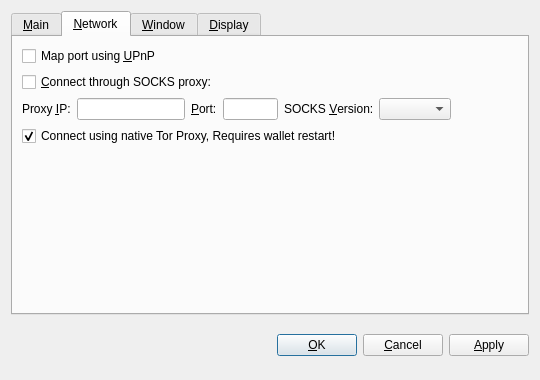
<?xml version="1.0" encoding="UTF-8"?>
<ui version="4.0">
 <class>OptionsDialog</class>
 <widget class="QDialog" name="OptionsDialog">
  <property name="geometry">
   <rect>
    <x>0</x>
    <y>0</y>
    <width>540</width>
    <height>380</height>
   </rect>
  </property>
  <property name="windowTitle">
   <string>Options</string>
  </property>
  <property name="styleSheet">
   <string notr="true">QSpinBox, QSpinBox#reserveBalance  {
        border-radius: 2px;
        border-width: 0;
        border-style: none;
        padding: 4px;
        background-color: #111;
        color: white;
}

QDialog {
        color: white;
        background-color: #333333;
        border: none;
}

QMainWindow {
        color: white;
        background-color: #333333;
        border: none;
}

QMenu {
        background-color: #333333;
        color: white;
}

QMenu::item:selected {
        background-color: #AEC6CF;
        color: white;
}

QMenu::item:hover {
        background-color: #33ffff;
        color: white;
}

QProgressBar {
        background-color: #333333;
        border-radius: 6px;
        text-align: center;
        color: white;
}

QProgressBar::chunk {
        background: QLinearGradient(x1: 0, y1: 0, x2: 1, y2: 0, stop: 0 #330000, stop: 1 #AEC6CF);
        border-radius: 6px; margin: 0px;
}

QScrollArea {
        border-radius: 6px;
        border-width: 0;
        border-style: none;
        padding: 8px;
        background-color: #000000;
        color: white;
}

QFormLayout {
        border-radius: 6px;
        border-width: 0;
        border-style: none;
        padding: 8px;
        background-color: #000000;
        color: white;
}

QCheckBox {
        border-radius: 4px;
        border-width: 0;
        border-style: none;
        padding: 8px;
        background-color: #000000;
        color: white;
}

QVBoxLayout {
        border-radius: 6px;
        border-width: 0;
        border-style: none;
        padding: 8px;
        background-color: #000000;
        color: white;
}

QFrame#central {
        background-color: #333333;
        border: none
}

QFrame#SendCoinsEntry {
        background-color: #333333;
        border: none;
        min-width: 10em;
        padding: 6px;
}

QFrame#frame, QFrame#frame_2, QFrame#frame_3 {
        background-color: #000000;
        border-style: plain;
        border-width: 20px;
        border-radius: 15px;
        border-color: #000000;
        min-width: 10em;
        padding: 6px;
}

QLabel {
        background-color: transparent;
        color: white;
        font-weight: normal
}

QLabel[openExternalLinks=true], QHeaderView {
        color: #aaaaaa
}

QLabel[openExternalLinks=false] {
        color: white;
        font-weight: normal
}

QPushButton, QToolButton {
        border: 4px solid #000000;
        border-radius: 7px;
        background-color: #000000;
        color: white;
        padding: 6px;
        margin: 6px;
}

QPushButton:checked, QToolButton:checked {
        color: #AEC6CF;
}

QPushButton:pressed, QToolButton:pressed {
        border-color: #AEC6CF;
        color: #AEC6CF;
}

QPushButton:disabled, QToolButton:disabled {
        color: #444;
        background-color: #222222;
}

scrollAreaWidgetContents QToolButton {
        border-radius: 8px;
        border-width: 0px;
}

scrollAreaWidgetContents {
        background: #222222
}

scrollAreaWidgetContents &gt; QFrame {
        background-color: #222222;
        border-width: 0px;
        border-style: none;
}

QToolBar {
        background: #333333;
        border: 0px solid black;
        padding: 3px;
}

QToolBar::handle {
        image: url(handle.png);
}

QMenuBar {
        background: #333333;
}

QMenuBar::item {
        background: #333333;
        color: white;
}

QStatusBar {
        background: #333333;
}

QLineEdit {
        border-radius: 6px;
        border-width: 1px;
        border-color: #222222;
        padding: 8px;
        background-color: #000000;
        color: white;
}

QLineEdit:disabled {
        border-radius: 6px;
        border-width: 1px;
        border-color: #222222;
        padding: 8px;
        background-color: #262626;
        color: white;
}

QComboBox {
        border-radius: 8px;
        border-width: 0;
        border-style: none;
        padding: 4px;
        background-color: #000000;
        color: white;
}

payAmount {
        border-radius: 8px;
        border-width: 0;
        border-style: none;
        padding: 4px;
        background-color: #000000;
        color: white;
}

QComboBox::drop-down {
        border-width: 0;
        border-style: none;
        background-color: #000000;
        color: white;
}

QTableView {
        background: #000000;
        color: white;
        border-style: none;
        selection-background-color: #aaaaaa;
        alternate-background-color: #222222;
        selection-color: #000000;
        border: 0px solid black;
}

QHeaderView {
        color: #aaaaaa;
        background-color: #000000;
        background-image: none;
}

QHeaderView::section {
        color: #aaaaaa;
        background-color: #222222;
}

QHeaderView::section:checked {
        background-color: #000000;
}

QTabWidget {
        background: #333333;
}

QTabWidget::pane {
        border-top: 1px solid #000000;
        border: 2px solid #000000;
        border-bottom-left-radius: 8px;
        border-bottom-right-radius: 8px;
        border-top-right-radius: 8px;
        background: #333333;
}

QTabWidget::tab-bar {
        left: 5px;
}

</string>
  </property>
  <property name="modal">
   <bool>true</bool>
  </property>
  <layout class="QVBoxLayout" name="verticalLayout">
   <item>
    <widget class="QTabWidget" name="tabWidget">
     <property name="tabPosition">
      <enum>QTabWidget::North</enum>
     </property>
     <property name="currentIndex">
      <number>1</number>
     </property>
     <widget class="QWidget" name="tabMain">
      <attribute name="title">
       <string>&amp;Main</string>
      </attribute>
      <layout class="QVBoxLayout" name="verticalLayout_Main">
       <item>
        <widget class="QLabel" name="transactionFeeInfoLabel">
         <property name="text">
          <string>Optional transaction fee per kB that helps make sure your transactions are processed quickly. Most transactions are 1 kB. Fee 0.01 recommended.</string>
         </property>
         <property name="textFormat">
          <enum>Qt::PlainText</enum>
         </property>
         <property name="wordWrap">
          <bool>true</bool>
         </property>
        </widget>
       </item>
       <item>
        <layout class="QHBoxLayout" name="horizontalLayoutFee">
         <item>
          <widget class="QLabel" name="transactionFeeLabel">
           <property name="text">
            <string>Pay transaction &amp;fee</string>
           </property>
           <property name="textFormat">
            <enum>Qt::PlainText</enum>
           </property>
           <property name="buddy">
            <cstring>transactionFee</cstring>
           </property>
          </widget>
         </item>
         <item>
          <widget class="BitcoinAmountField" name="transactionFee"/>
         </item>
         <item>
          <spacer name="horizontalSpacerFee">
           <property name="orientation">
            <enum>Qt::Horizontal</enum>
           </property>
           <property name="sizeHint" stdset="0">
            <size>
             <width>40</width>
             <height>20</height>
            </size>
           </property>
          </spacer>
         </item>
        </layout>
       </item>
       <item>
        <widget class="QLabel" name="reserveBalanceInfoLabel">
         <property name="text">
          <string>Reserved amount does not participate in staking and is therefore spendable at any time.</string>
         </property>
         <property name="textFormat">
          <enum>Qt::PlainText</enum>
         </property>
         <property name="wordWrap">
          <bool>true</bool>
         </property>
        </widget>
       </item>
       <item>
        <layout class="QHBoxLayout" name="horizontalLayoutReserveBalance">
         <item>
          <widget class="QLabel" name="reserveBalanceLabel">
           <property name="text">
            <string>Reserve</string>
           </property>
           <property name="textFormat">
            <enum>Qt::PlainText</enum>
           </property>
           <property name="buddy">
            <cstring>reserveBalance</cstring>
           </property>
          </widget>
         </item>
         <item>
          <widget class="BitcoinAmountField" name="reserveBalance"/>
         </item>
         <item>
          <spacer name="horizontalSpacerReserveBalance">
           <property name="orientation">
            <enum>Qt::Horizontal</enum>
           </property>
           <property name="sizeHint" stdset="0">
            <size>
             <width>40</width>
             <height>20</height>
            </size>
           </property>
          </spacer>
         </item>
        </layout>
       </item>
       <item>
        <widget class="QCheckBox" name="bitcoinAtStartup">
         <property name="toolTip">
          <string>Automatically start DXPCoin after logging in to the system.</string>
         </property>
         <property name="text">
          <string>&amp;Start DXPCoin on system login</string>
         </property>
        </widget>
       </item>
       <item>
        <widget class="QCheckBox" name="detachDatabases">
         <property name="toolTip">
          <string>Detach block and address databases at shutdown. This means they can be moved to another data directory, but it slows down shutdown. The wallet is always detached.</string>
         </property>
         <property name="text">
          <string>&amp;Detach databases at shutdown</string>
         </property>
        </widget>
       </item>
       <item>
        <spacer name="verticalSpacer_Main">
         <property name="orientation">
          <enum>Qt::Vertical</enum>
         </property>
         <property name="sizeHint" stdset="0">
          <size>
           <width>20</width>
           <height>40</height>
          </size>
         </property>
        </spacer>
       </item>
      </layout>
     </widget>
     <widget class="QWidget" name="tabNetwork">
      <attribute name="title">
       <string>&amp;Network</string>
      </attribute>
      <layout class="QVBoxLayout" name="verticalLayout_Network">
       <item>
        <widget class="QCheckBox" name="mapPortUpnp">
         <property name="toolTip">
          <string>Automatically open the DXPCoin client port on the router. This only works when your router supports UPnP and it is enabled.</string>
         </property>
         <property name="text">
          <string>Map port using &amp;UPnP</string>
         </property>
        </widget>
       </item>
       <item>
        <widget class="QCheckBox" name="connectSocks">
         <property name="toolTip">
          <string>Connect to the DXPCoin network through a SOCKS proxy (e.g. when connecting through Tor).</string>
         </property>
         <property name="text">
          <string>&amp;Connect through SOCKS proxy:</string>
         </property>
        </widget>
       </item>
       <item>
        <layout class="QHBoxLayout" name="horizontalLayout_Network">
         <item>
          <widget class="QLabel" name="proxyIpLabel">
           <property name="text">
            <string>Proxy &amp;IP:</string>
           </property>
           <property name="textFormat">
            <enum>Qt::PlainText</enum>
           </property>
           <property name="buddy">
            <cstring>proxyIp</cstring>
           </property>
          </widget>
         </item>
         <item>
          <widget class="QValidatedLineEdit" name="proxyIp">
           <property name="maximumSize">
            <size>
             <width>140</width>
             <height>16777215</height>
            </size>
           </property>
           <property name="toolTip">
            <string>IP address of the proxy (e.g. 127.0.0.1)</string>
           </property>
          </widget>
         </item>
         <item>
          <widget class="QLabel" name="proxyPortLabel">
           <property name="text">
            <string>&amp;Port:</string>
           </property>
           <property name="textFormat">
            <enum>Qt::PlainText</enum>
           </property>
           <property name="buddy">
            <cstring>proxyPort</cstring>
           </property>
          </widget>
         </item>
         <item>
          <widget class="QLineEdit" name="proxyPort">
           <property name="maximumSize">
            <size>
             <width>55</width>
             <height>16777215</height>
            </size>
           </property>
           <property name="toolTip">
            <string>Port of the proxy (e.g. 9050)</string>
           </property>
          </widget>
         </item>
         <item>
          <widget class="QLabel" name="socksVersionLabel">
           <property name="text">
            <string>SOCKS &amp;Version:</string>
           </property>
           <property name="textFormat">
            <enum>Qt::PlainText</enum>
           </property>
           <property name="buddy">
            <cstring>socksVersion</cstring>
           </property>
          </widget>
         </item>
         <item>
          <widget class="QValueComboBox" name="socksVersion">
           <property name="toolTip">
            <string>SOCKS version of the proxy (e.g. 5)</string>
           </property>
          </widget>
         </item>
         <item>
          <spacer name="horizontalSpacer_Network">
           <property name="orientation">
            <enum>Qt::Horizontal</enum>
           </property>
           <property name="sizeHint" stdset="0">
            <size>
             <width>40</width>
             <height>20</height>
            </size>
           </property>
          </spacer>
         </item>
        </layout>
       </item>
       <item>
        <widget class="QCheckBox" name="connectTorProxy">
         <property name="text">
          <string>Connect using native Tor Proxy, Requires wallet restart!</string>
         </property>
         <property name="checked">
          <bool>true</bool>
         </property>
        </widget>
       </item>
       <item>
        <spacer name="verticalSpacer_Network">
         <property name="orientation">
          <enum>Qt::Vertical</enum>
         </property>
         <property name="sizeHint" stdset="0">
          <size>
           <width>20</width>
           <height>40</height>
          </size>
         </property>
        </spacer>
       </item>
      </layout>
     </widget>
     <widget class="QWidget" name="tabWindow">
      <attribute name="title">
       <string>&amp;Window</string>
      </attribute>
      <layout class="QVBoxLayout" name="verticalLayout_Window">
       <item>
        <widget class="QCheckBox" name="minimizeToTray">
         <property name="toolTip">
          <string>Show only a tray icon after minimizing the window.</string>
         </property>
         <property name="text">
          <string>&amp;Minimize to the tray instead of the taskbar</string>
         </property>
        </widget>
       </item>
       <item>
        <widget class="QCheckBox" name="minimizeOnClose">
         <property name="toolTip">
          <string>Minimize instead of exit the application when the window is closed. When this option is enabled, the application will be closed only after selecting Quit in the menu.</string>
         </property>
         <property name="text">
          <string>M&amp;inimize on close</string>
         </property>
        </widget>
       </item>
       <item>
        <spacer name="verticalSpacer_Window">
         <property name="orientation">
          <enum>Qt::Vertical</enum>
         </property>
         <property name="sizeHint" stdset="0">
          <size>
           <width>20</width>
           <height>40</height>
          </size>
         </property>
        </spacer>
       </item>
      </layout>
     </widget>
     <widget class="QWidget" name="tabDisplay">
      <attribute name="title">
       <string>&amp;Display</string>
      </attribute>
      <layout class="QVBoxLayout" name="verticalLayout_Display">
       <item>
        <layout class="QHBoxLayout" name="horizontalLayout_1_Display">
         <item>
          <widget class="QLabel" name="langLabel">
           <property name="text">
            <string>User Interface &amp;language:</string>
           </property>
           <property name="textFormat">
            <enum>Qt::PlainText</enum>
           </property>
           <property name="buddy">
            <cstring>lang</cstring>
           </property>
          </widget>
         </item>
         <item>
          <widget class="QValueComboBox" name="lang">
           <property name="toolTip">
            <string>The user interface language can be set here. This setting will take effect after restarting DXPCoin.</string>
           </property>
          </widget>
         </item>
        </layout>
       </item>
       <item>
        <layout class="QHBoxLayout" name="horizontalLayout_2_Display">
         <item>
          <widget class="QLabel" name="unitLabel">
           <property name="text">
            <string>&amp;Unit to show amounts in:</string>
           </property>
           <property name="textFormat">
            <enum>Qt::PlainText</enum>
           </property>
           <property name="buddy">
            <cstring>unit</cstring>
           </property>
          </widget>
         </item>
         <item>
          <widget class="QValueComboBox" name="unit">
           <property name="toolTip">
            <string>Choose the default subdivision unit to show in the interface and when sending coins.</string>
           </property>
          </widget>
         </item>
        </layout>
       </item>
       <item>
        <widget class="QCheckBox" name="displayAddresses">
         <property name="toolTip">
          <string>Whether to show DXPCoin addresses in the transaction list or not.</string>
         </property>
         <property name="text">
          <string>&amp;Display addresses in transaction list</string>
         </property>
        </widget>
       </item>
       <item>
        <widget class="QCheckBox" name="coinControlFeatures">
         <property name="toolTip">
          <string>Whether to show coin control features or not.</string>
         </property>
         <property name="text">
          <string>Display coin &amp;control features</string>
         </property>
        </widget>
       </item>
       <item>
        <spacer name="verticalSpacer_Display">
         <property name="orientation">
          <enum>Qt::Vertical</enum>
         </property>
         <property name="sizeHint" stdset="0">
          <size>
           <width>20</width>
           <height>40</height>
          </size>
         </property>
        </spacer>
       </item>
      </layout>
     </widget>
    </widget>
   </item>
   <item>
    <layout class="QHBoxLayout" name="horizontalLayout_Buttons">
     <item>
      <spacer name="horizontalSpacer_1">
       <property name="orientation">
        <enum>Qt::Horizontal</enum>
       </property>
       <property name="sizeHint" stdset="0">
        <size>
         <width>40</width>
         <height>48</height>
        </size>
       </property>
      </spacer>
     </item>
     <item>
      <widget class="QLabel" name="statusLabel">
       <property name="font">
        <font>
         <weight>50</weight>
         <bold>false</bold>
        </font>
       </property>
       <property name="text">
        <string/>
       </property>
       <property name="textFormat">
        <enum>Qt::PlainText</enum>
       </property>
       <property name="wordWrap">
        <bool>true</bool>
       </property>
      </widget>
     </item>
     <item>
      <spacer name="horizontalSpacer_2">
       <property name="orientation">
        <enum>Qt::Horizontal</enum>
       </property>
       <property name="sizeHint" stdset="0">
        <size>
         <width>40</width>
         <height>48</height>
        </size>
       </property>
      </spacer>
     </item>
     <item>
      <widget class="QPushButton" name="okButton">
       <property name="text">
        <string>&amp;OK</string>
       </property>
      </widget>
     </item>
     <item>
      <widget class="QPushButton" name="cancelButton">
       <property name="text">
        <string>&amp;Cancel</string>
       </property>
       <property name="autoDefault">
        <bool>false</bool>
       </property>
      </widget>
     </item>
     <item>
      <widget class="QPushButton" name="applyButton">
       <property name="text">
        <string>&amp;Apply</string>
       </property>
       <property name="autoDefault">
        <bool>false</bool>
       </property>
      </widget>
     </item>
    </layout>
   </item>
  </layout>
 </widget>
 <customwidgets>
  <customwidget>
   <class>BitcoinAmountField</class>
   <extends>QSpinBox</extends>
   <header>bitcoinamountfield.h</header>
   <container>1</container>
  </customwidget>
  <customwidget>
   <class>QValueComboBox</class>
   <extends>QComboBox</extends>
   <header>qvaluecombobox.h</header>
  </customwidget>
  <customwidget>
   <class>QValidatedLineEdit</class>
   <extends>QLineEdit</extends>
   <header>qvalidatedlineedit.h</header>
  </customwidget>
 </customwidgets>
 <resources/>
 <connections/>
</ui>
